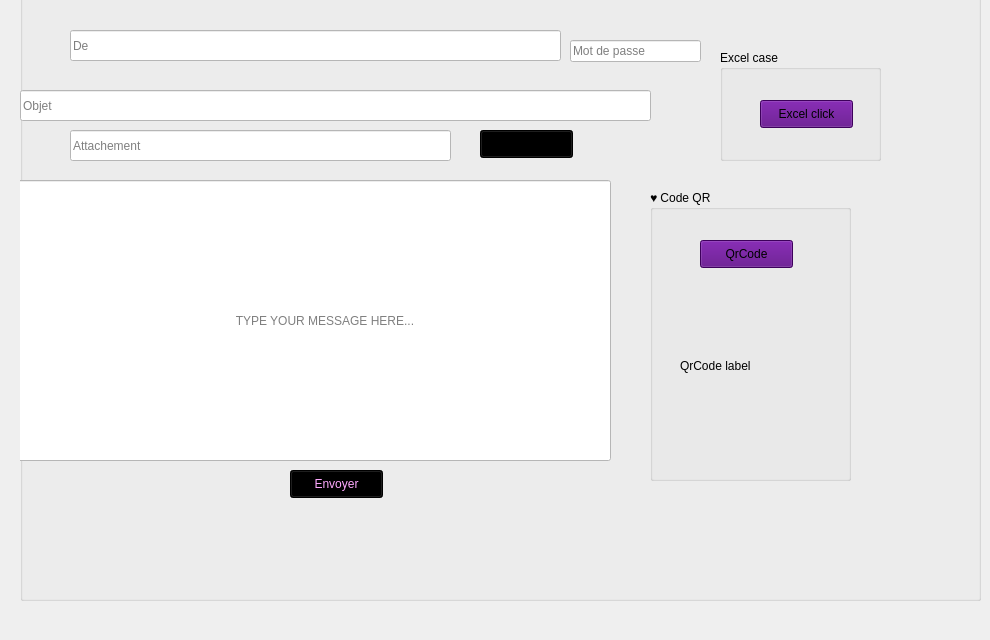
   <widget class="QWidget" name="tab_11">
    <attribute name="icon">
     <iconset>
      <normaloff>../../../LENOVO/Downloads/chat-bulle.png</normaloff>../../../LENOVO/Downloads/chat-bulle.png</iconset>
    </attribute>
    <attribute name="title">
     <string>Chat</string>
    </attribute>
    <widget class="QGroupBox" name="groupBox_21">
     <property name="geometry">
      <rect>
       <x>20</x>
       <y>-30</y>
       <width>961</width>
       <height>631</height>
      </rect>
     </property>
     <property name="title">
      <string/>
     </property>
     <widget class="QPushButton" name="sendBtn">
      <property name="geometry">
       <rect>
        <x>270</x>
        <y>500</y>
        <width>93</width>
        <height>28</height>
       </rect>
      </property>
      <property name="styleSheet">
       <string notr="true">color: rgb(255, 170, 255);
background-color: rgb(0, 0, 0);</string>
      </property>
      <property name="text">
       <string>Envoyer</string>
      </property>
     </widget>
     <widget class="QLineEdit" name="rcpt">
      <property name="geometry">
       <rect>
        <x>50</x>
        <y>60</y>
        <width>491</width>
        <height>31</height>
       </rect>
      </property>
      <property name="styleSheet">
       <string notr="true">background-color: rgb(255, 255, 255);</string>
      </property>
      <property name="placeholderText">
       <string>De</string>
      </property>
     </widget>
     <widget class="QLineEdit" name="subject">
      <property name="geometry">
       <rect>
        <x>0</x>
        <y>120</y>
        <width>631</width>
        <height>31</height>
       </rect>
      </property>
      <property name="styleSheet">
       <string notr="true">background-color: rgb(255, 255, 255);</string>
      </property>
      <property name="placeholderText">
       <string>Objet</string>
      </property>
     </widget>
     <widget class="QLineEdit" name="file">
      <property name="geometry">
       <rect>
        <x>50</x>
        <y>160</y>
        <width>381</width>
        <height>31</height>
       </rect>
      </property>
      <property name="styleSheet">
       <string notr="true">background-color: rgb(255, 255, 255);</string>
      </property>
      <property name="placeholderText">
       <string>Attachement</string>
      </property>
     </widget>
     <widget class="QLineEdit" name="msg">
      <property name="geometry">
       <rect>
        <x>-10</x>
        <y>210</y>
        <width>601</width>
        <height>281</height>
       </rect>
      </property>
      <property name="styleSheet">
       <string notr="true">background-color: rgb(255, 255, 255);</string>
      </property>
      <property name="placeholderText">
       <string>                                                                   TYPE YOUR MESSAGE HERE...</string>
      </property>
     </widget>
     <widget class="QLineEdit" name="mail_pass">
      <property name="geometry">
       <rect>
        <x>550</x>
        <y>70</y>
        <width>131</width>
        <height>22</height>
       </rect>
      </property>
      <property name="styleSheet">
       <string notr="true">background-color: rgb(255, 255, 255);</string>
      </property>
      <property name="placeholderText">
       <string>Mot de passe </string>
      </property>
     </widget>
     <widget class="QPushButton" name="browseBtn">
      <property name="geometry">
       <rect>
        <x>460</x>
        <y>160</y>
        <width>93</width>
        <height>28</height>
       </rect>
      </property>
      <property name="styleSheet">
       <string notr="true">background-color: rgb(0, 0, 0);</string>
      </property>
      <property name="text">
       <string>Parcourir </string>
      </property>
     </widget>
     <widget class="QGroupBox" name="groupBox_22">
      <property name="geometry">
       <rect>
        <x>630</x>
        <y>220</y>
        <width>201</width>
        <height>291</height>
       </rect>
      </property>
      <property name="title">
       <string>♥ Code QR</string>
      </property>
      <widget class="QLabel" name="label_qrcode">
       <property name="geometry">
        <rect>
         <x>30</x>
         <y>90</y>
         <width>151</width>
         <height>171</height>
        </rect>
       </property>
       <property name="text">
        <string>QrCode label</string>
       </property>
      </widget>
      <widget class="QPushButton" name="pb_code">
       <property name="geometry">
        <rect>
         <x>50</x>
         <y>50</y>
         <width>93</width>
         <height>28</height>
        </rect>
       </property>
       <property name="styleSheet">
        <string notr="true">background-color: rgb(85, 0, 127);</string>
       </property>
       <property name="text">
        <string>QrCode</string>
       </property>
      </widget>
     </widget>
     <widget class="QGroupBox" name="groupBox_23">
      <property name="geometry">
       <rect>
        <x>700</x>
        <y>80</y>
        <width>161</width>
        <height>111</height>
       </rect>
      </property>
      <property name="title">
       <string>Excel case</string>
      </property>
      <widget class="QPushButton" name="pb_excel">
       <property name="geometry">
        <rect>
         <x>40</x>
         <y>50</y>
         <width>93</width>
         <height>28</height>
        </rect>
       </property>
       <property name="styleSheet">
        <string notr="true">background-color: rgb(85, 0, 127);</string>
       </property>
       <property name="text">
        <string>Excel click</string>
       </property>
      </widget>
     </widget>
    </widget>
   </widget>
